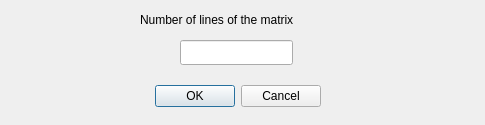
<?xml version="1.0" encoding="UTF-8"?>
<ui version="4.0">
 <class>Dialog</class>
 <widget class="QDialog" name="Dialog">
  <property name="geometry">
   <rect>
    <x>0</x>
    <y>0</y>
    <width>485</width>
    <height>125</height>
   </rect>
  </property>
  <property name="windowTitle">
   <string>Dialog</string>
  </property>
  <widget class="QDialogButtonBox" name="buttonBox">
   <property name="geometry">
    <rect>
     <x>-20</x>
     <y>80</y>
     <width>341</width>
     <height>32</height>
    </rect>
   </property>
   <property name="orientation">
    <enum>Qt::Horizontal</enum>
   </property>
   <property name="standardButtons">
    <set>QDialogButtonBox::Cancel|QDialogButtonBox::Ok</set>
   </property>
  </widget>
  <widget class="QLineEdit" name="xValue">
   <property name="geometry">
    <rect>
     <x>180</x>
     <y>40</y>
     <width>113</width>
     <height>25</height>
    </rect>
   </property>
  </widget>
  <widget class="QLabel" name="label_2">
   <property name="geometry">
    <rect>
     <x>140</x>
     <y>10</y>
     <width>171</width>
     <height>20</height>
    </rect>
   </property>
   <property name="text">
    <string>Number of lines of the matrix</string>
   </property>
  </widget>
 </widget>
 <resources/>
 <connections>
  <connection>
   <sender>buttonBox</sender>
   <signal>accepted()</signal>
   <receiver>Dialog</receiver>
   <slot>accept()</slot>
   <hints>
    <hint type="sourcelabel">
     <x>248</x>
     <y>254</y>
    </hint>
    <hint type="destinationlabel">
     <x>157</x>
     <y>274</y>
    </hint>
   </hints>
  </connection>
  <connection>
   <sender>buttonBox</sender>
   <signal>rejected()</signal>
   <receiver>Dialog</receiver>
   <slot>reject()</slot>
   <hints>
    <hint type="sourcelabel">
     <x>316</x>
     <y>260</y>
    </hint>
    <hint type="destinationlabel">
     <x>286</x>
     <y>274</y>
    </hint>
   </hints>
  </connection>
 </connections>
</ui>
